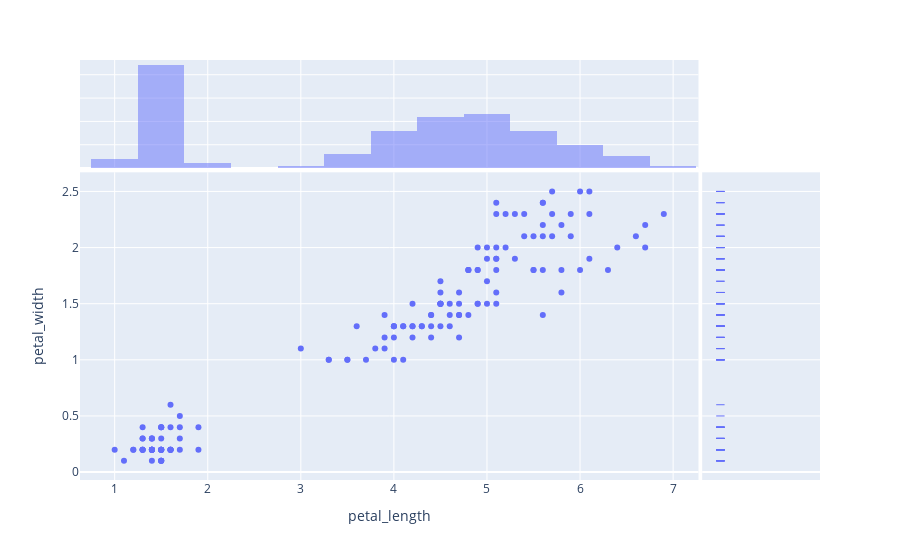

This figure's notebook cell:
### Markdown cell above
# scatter 를 이용한 distribution

### Code cell
fig = px.scatter(iris,x='petal_length',y='petal_width',
                 marginal_x='histogram',
                 marginal_y='rug')
fig.show()

### Figure 1 — Plotly figure (JSON) as saved in the notebook; plotly's stock layout.template omitted (floating-point values rounded to 4 significant figures; data arrays with more than 128 entries replaced by an {"elided": "..."} marker saying what was removed)
{"data": [{"hovertemplate": "petal_length=%{x}<br>petal_width=%{y}<extra></extra>", "legendgroup": "", "marker": {"color": "#636efa", "symbol": "circle"}, "mode": "markers", "name": "", "orientation": "v", "showlegend": false, "type": "scatter", "x": {"elided": "150 float values"}, "xaxis": "x", "y": {"elided": "150 float values"}, "yaxis": "y"}, {"alignmentgroup": "True", "bingroup": "x", "hovertemplate": "petal_length=%{x}<br>count=%{y}<extra></extra>", "legendgroup": "", "marker": {"color": "#636efa"}, "name": "", "offsetgroup": "", "opacity": 0.5, "showlegend": false, "type": "histogram", "x": {"elided": "150 float values"}, "xaxis": "x3", "yaxis": "y3"}, {"alignmentgroup": "True", "boxpoints": "all", "fillcolor": "rgba(255,255,255,0)", "hoveron": "points", "hovertemplate": "petal_width=%{y}<extra></extra>", "jitter": 0, "legendgroup": "", "line": {"color": "rgba(255,255,255,0)"}, "marker": {"color": "#636efa", "symbol": "line-ew-open"}, "name": "", "offsetgroup": "", "showlegend": false, "type": "box", "xaxis": "x2", "y": {"elided": "150 float values"}, "yaxis": "y2"}], "layout": {"barmode": "overlay", "legend": {"tracegroupgap": 0}, "margin": {"t": 60}, "xaxis": {"anchor": "y", "domain": [0, 0.8358], "title": {"text": "petal_length"}}, "xaxis2": {"anchor": "y2", "domain": [0.8408, 1], "matches": "x2", "showgrid": false, "showline": false, "showticklabels": false, "ticks": ""}, "xaxis3": {"anchor": "y3", "domain": [0, 0.8358], "matches": "x", "showgrid": true, "showticklabels": false}, "xaxis4": {"anchor": "y4", "domain": [0.8408, 1], "matches": "x2", "showgrid": false, "showline": false, "showticklabels": false, "ticks": ""}, "yaxis": {"anchor": "x", "domain": [0, 0.7326], "title": {"text": "petal_width"}}, "yaxis2": {"anchor": "x2", "domain": [0, 0.7326], "matches": "y", "showgrid": true, "showticklabels": false}, "yaxis3": {"anchor": "x3", "domain": [0.7426, 1], "matches": "y3", "showgrid": true, "showline": false, "showticklabels": false, "ticks": ""}, "yaxis4": {"anchor": "x4", "domain": [0.7426, 1], "matches": "y3", "showgrid": true, "showline": false, "showticklabels": false, "ticks": ""}}}
